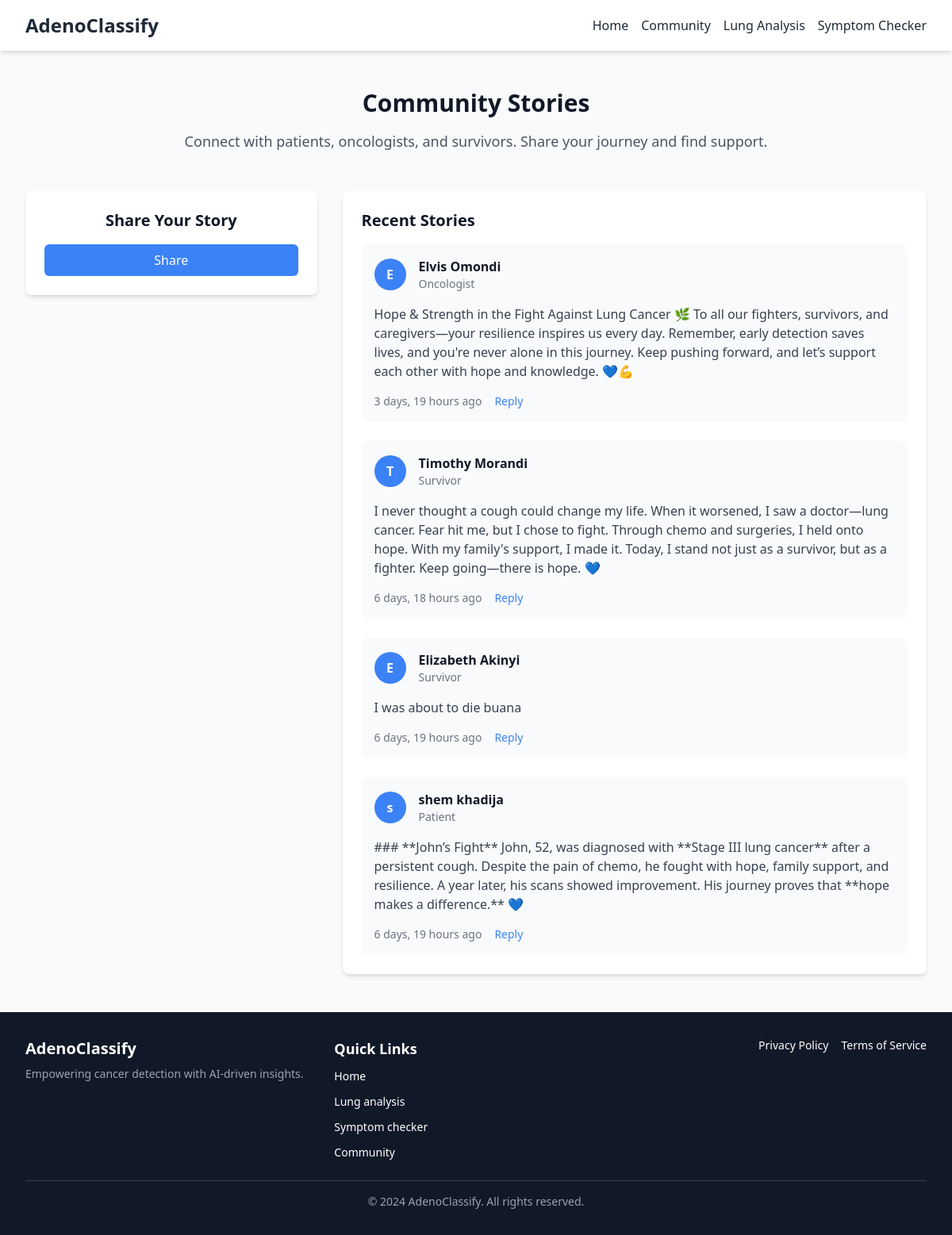
/community/, run on the app's committed database.
### app1/models.py (models this page shows, shortened)
class Story(models.Model):
    ROLE_CHOICES = [
        ('patient', 'Patient'),
        ('oncologist', 'Oncologist'),
        ('survivor', 'Survivor'),
    ]
    name = models.CharField(max_length=100)
    role = models.CharField(max_length=20, choices=ROLE_CHOICES)
    story = models.TextField()
    created_at = models.DateTimeField(auto_now_add=True)

### app1/views.py (the view)
# urls.py: path('community/', community, name='community'),  # Corrected
def community(request):
    stories = Story.objects.all().order_by('-created_at')
    return render(request, 'app1/community.html', {'stories': stories})

### app1/templates/app1/community.html (shortened to what this page needs)
<!DOCTYPE html>
<html lang="en">
  <head>
    <script src="https://cdn.tailwindcss.com"></script>
  </head>
  <body class="bg-gray-50 min-h-screen">
    <nav class="bg-white shadow-md sticky top-0 w-full z-10">
      <div class="max-w-7xl mx-auto px-4 sm:px-6 lg:px-8">
        <div class="flex justify-between h-16 items-center">
          <a href="/" class="text-2xl font-bold text-gray-800">AdenoClassify</a>
          <div class="flex space-x-4">
            <a href="/" class="text-gray-800 hover:text-blue-500">Home</a>
            <a href="/community" class="text-gray-800 hover:text-blue-500"
              >Community</a
            >
            <a href="/lung_analysis" class="text-gray-800 hover:text-blue-500"
              >Lung Analysis</a
            >
            <a href="/symptom_checker" class="text-gray-800 hover:text-blue-500"
              >Symptom Checker</a
            >
          </div>
        </div>
      </div>
    </nav>
    <div class="bg-gray-50 py-12">
      <div class="max-w-7xl mx-auto px-4 sm:px-6 lg:px-8">
        <div class="text-center mb-12">
          <h2 class="text-3xl font-bold text-gray-900">Community Stories</h2>
          <p class="mt-4 text-lg text-gray-600">
            Connect with patients, oncologists, and survivors. Share your
            journey and find support.
          </p>
        </div>
        <div class="flex flex-col lg:flex-row gap-8">
          <div class="w-full lg:w-1/3">
            <div class="bg-white shadow-md rounded-lg p-6 text-center h-fit">
              <h3 class="text-xl font-bold text-gray-900 mb-4">
                Share Your Story
              </h3>
              <button
                onclick="openModal()"
                class="w-full bg-blue-500 text-white px-4 py-2 rounded-md hover:bg-blue-600"
              >
                Share
              </button>
            </div>
          </div>
          <div class="w-full lg:w-2/3 bg-white shadow-md rounded-lg p-6">
            <h3 class="text-xl font-bold text-gray-900 mb-4">Recent Stories</h3>
            <div class="space-y-6">
              {% for story in stories %}
              <div class="bg-gray-50 p-4 rounded-lg">
                <div class="flex items-center space-x-4">
                  <div
                    class="h-10 w-10 bg-blue-500 rounded-full flex items-center justify-center text-white font-bold"
                  >
                    {{ story.name|first }}
                  </div>
                  <div>
                    <h4 class="font-bold text-gray-900">{{ story.name }}</h4>
                    <p class="text-sm text-gray-500">
                      {{ story.get_role_display }}
                    </p>
                  </div>
                </div>
                <p class="mt-4 text-gray-700">{{ story.story }}</p>
                <div
                  class="mt-4 flex items-center space-x-4 text-sm text-gray-500"
                >
                  <span>{{ story.created_at|timesince }} ago</span>
                  <button class="text-blue-500 hover:text-blue-600">
                    Reply
                  </button>
                </div>
              </div>
              {% endfor %}
            </div>
          </div>
        </div>
      </div>
    </div>
    <footer class="bg-gray-900 text-white py-8 mt-auto">
      <div class="max-w-7xl mx-auto px-4 sm:px-6 lg:px-8">
        <div
          class="grid grid-cols-1 md:grid-cols-3 gap-8 text-center md:text-left"
        >
          <div>
            <h2 class="text-xl font-bold text-white">AdenoClassify</h2>
            <p class="text-sm text-gray-400 mt-2">
              Empowering cancer detection with AI-driven insights.
            </p>
          </div>
          <div>
            <h3 class="text-lg font-semibold text-white">Quick Links</h3>
            <ul class="mt-2 space-y-2">
              <li><a href="/" class="text-sm hover:text-gray-400">Home</a></li>
              <li>
                <a href="/lung_analysis" class="text-sm hover:text-gray-400"
                  >Lung analysis</a
                >
              </li>
              <li>
                <a href="/symptom_checker" class="text-sm hover:text-gray-400"
                  >Symptom checker</a
                >
              </li>
              <li>
                <a href="/community" class="text-sm hover:text-gray-400"
                  >Community</a
                >
              </li>
            </ul>
          </div>
          <div class="flex flex-col items-center md:items-end space-y-2">
            <div class="flex space-x-4">
              <a href="/privacy" class="text-sm hover:text-gray-400"
                >Privacy Policy</a
              >
              <a href="/terms" class="text-sm hover:text-gray-400"
                >Terms of Service</a
              >
            </div>
          </div>
        </div>
        <div
          class="border-t border-gray-700 mt-6 pt-4 text-center text-sm text-gray-400"
        >
          © 2024 AdenoClassify. All rights reserved.
        </div>
      </div>
    </footer>
  </body>
</html>

### data on the page
Story: name|first "E", name "Elvis Omondi", role "Oncologist", story "Hope & Strength in the Fight Against Lung Cancer 🌿 To all our fighters, survivors, and caregivers—your resilience inspires us every day. Remember, early detection saves lives, and you're never alone in this journey. Keep pushing forward, and let’s support each other with hope and knowledge. 💙💪", created_at "3 days, 19 hours"
Story: name|first "T", name "Timothy Morandi", role "Survivor", story "I never thought a cough could change my life. When it worsened, I saw a doctor—lung cancer. Fear hit me, but I chose to fight. Through chemo and surgeries, I held onto hope. With my family's support, I made it. Today, I stand not just as a survivor, but as a fighter. Keep going—there is hope. 💙", created_at "6 days, 18 hours"
Story: name|first "E", name "Elizabeth Akinyi", role "Survivor", story "I was about to die buana", created_at "6 days, 19 hours"
Story: name|first "s", name "shem khadija", role "Patient", story "### **John’s Fight** John, 52, was diagnosed with **Stage III lung cancer** after a persistent cough. Despite the pain of chemo, he fought with hope, family support, and resilience. A year later, his scans showed improvement. His journey proves that **hope makes a difference.** 💙", created_at "6 days, 19 hours"
